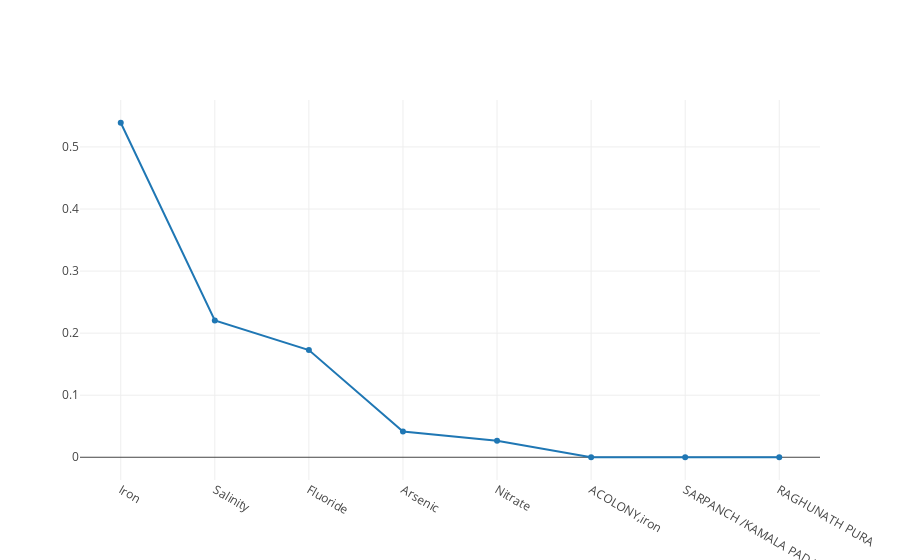

Write notebook code for a chart like this one.
### Code cell
iplot([Scatter(x=probabilities.keys(), y=probabilities)])

### Figure 1 — Plotly figure (JSON) as saved in the notebook; plotly's stock layout.template omitted (floating-point values rounded to 4 significant figures)
{"data": [{"type": "scatter", "x": ["Iron", "Salinity", "Fluoride", "Arsenic", "Nitrate", "ACOLONY,iron", "SARPANCH /KAMALA PADAR", "RAGHUNATH PURA"], "y": [0.539, 0.2204, 0.1727, 0.04142, 0.02648, 9.601e-06, 9.601e-06, 9.601e-06]}], "layout": {}}
